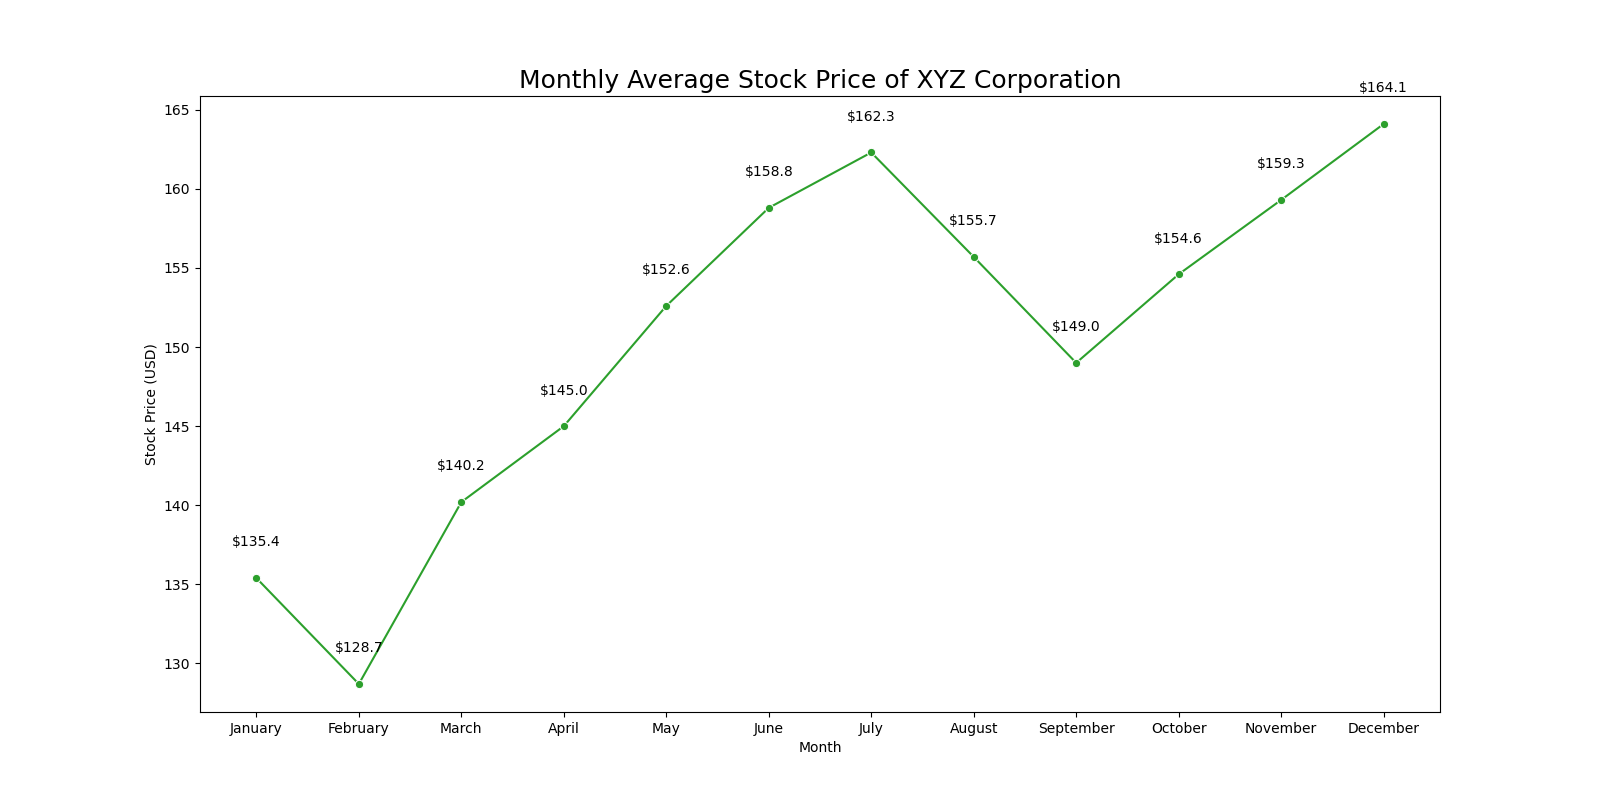

This chart was generated by the following Python code:

import seaborn as sns
import pandas as pd
import matplotlib.pyplot as plt

# Data
data = {
    "Month": ["January", "February", "March", "April", "May", "June", 
              "July", "August", "September", "October", "November", "December"],
    "StockPrice": [135.4, 128.7, 140.2, 145.0, 152.6, 158.8, 162.3, 155.7, 149.0, 154.6, 159.3, 164.1]
}

# Create DataFrame
df = pd.DataFrame(data)

# Convert 'Month' to a categorical type to maintain month order in the plot
df['Month'] = pd.Categorical(df['Month'], categories=[
    "January", "February", "March", "April", "May", "June", 
    "July", "August", "September", "October", "November", "December"], ordered=True)

# Create the line plot
plt.figure(figsize=(16, 8))
sns.lineplot(x="Month", y="StockPrice", data=df, marker='o', color='#2ca02c')

# Annotate each point with the stock price value
for i in range(df.shape[0]):
    plt.text(x=df['Month'][i], y=df['StockPrice'][i] + 2, s=f"${df['StockPrice'][i]}", 
             horizontalalignment='center')

# Set the title and labels
plt.title('Monthly Average Stock Price of XYZ Corporation', fontsize=18)
plt.xlabel('Month')
plt.ylabel('Stock Price (USD)')

# Show the plot
plt.show()
